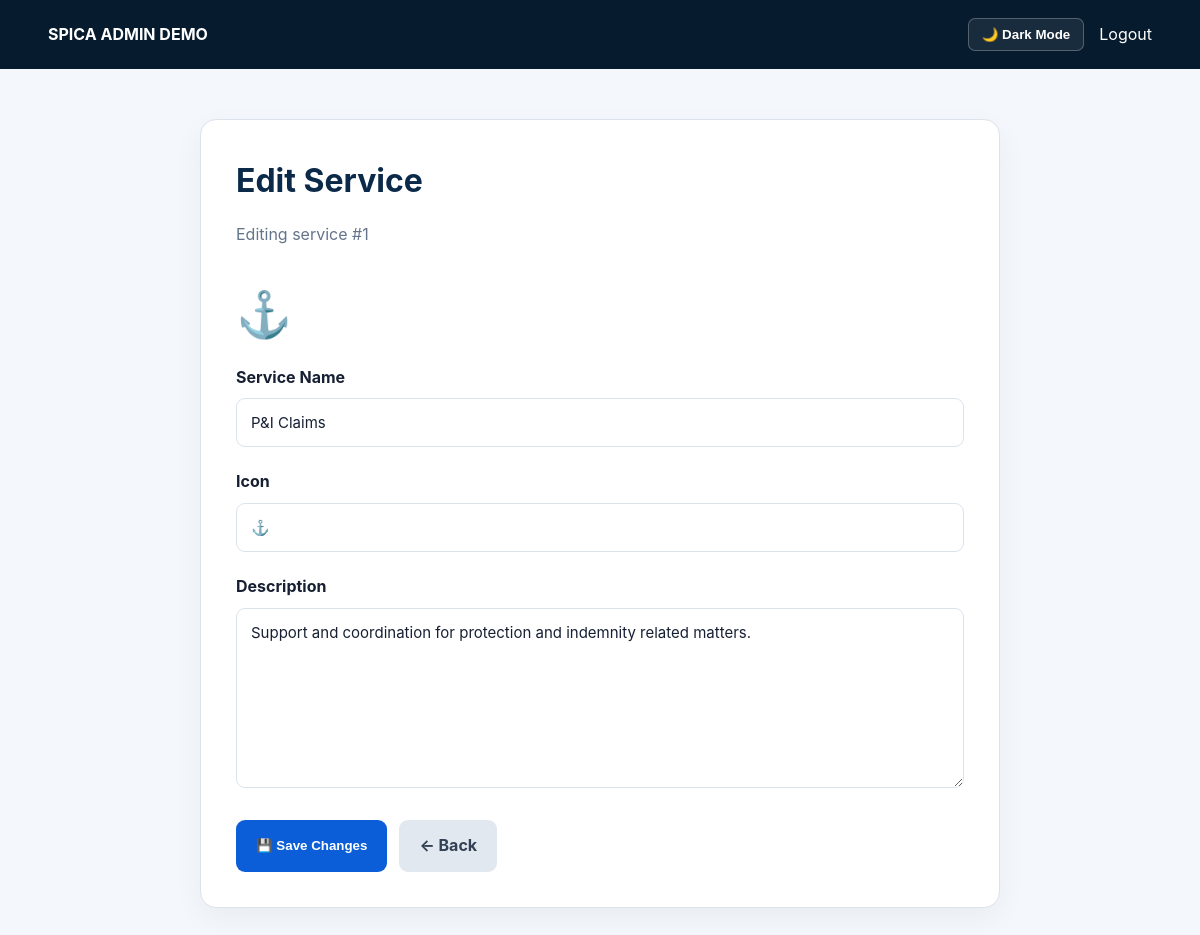
/admin/edit_service.php?id=1 (signed in), run on the app's committed database.
### tables this page shows
CREATE TABLE services (
    id INT AUTO_INCREMENT PRIMARY KEY,
    name VARCHAR(100) NOT NULL,
    icon VARCHAR(20) NOT NULL,
    description TEXT NOT NULL,
    created_at TIMESTAMP DEFAULT CURRENT_TIMESTAMP
);

### admin/edit_service.php (the view, shortened to what this page needs)
<?php
require "../config/database.php";
$id = (int)($_GET["id"] ?? 0);
$stmt = $pdo->prepare("
    SELECT *
    FROM services
    WHERE id = ?
    LIMIT 1
");
$stmt->execute([$id]);
$service = $stmt->fetch();
?>
<!doctype html>
<html lang="id">
<head>
    <link
        rel="stylesheet"
        href="../assets/css/style.css"
    >
</head>
<body class="admin-body">
    <div class="admin-nav">
        <div class="container">
            <b>
                SPICA ADMIN DEMO
            </b>
            <div style="display:flex;align-items:center;gap:15px;">
                <button
                    type="button"
                    class="admin-theme-button"
                >
                </button>
                <a href="logout.php">
                    Logout
                </a>
            </div>
        </div>
    </div>
    <div class="edit-page">
        <div class="edit-card">
            <h1>
                Edit Service
            </h1>
            <p class="subtitle">
                Editing service #<?= (int)$service["id"] ?>
            </p>
            <div class="icon-preview">
                <?= htmlspecialchars($service["icon"]) ?>
            </div>
            <form
                method="POST"
                action="edit_service.php?id=<?= (int)$id ?>"
            >
                <div class="form-group">
                    <label>
                        Service Name
                    </label>
                    <input
                        type="text"
                        name="name"
                        maxlength="100"
                        value="<?= htmlspecialchars($service["name"]) ?>"
                        required
                    >
                </div>
                <div class="form-group">
                    <label>
                        Icon
                    </label>
                    <input
                        type="text"
                        name="icon"
                        maxlength="20"
                        value="<?= htmlspecialchars($service["icon"]) ?>"
                        required
                    >
                </div>
                <div class="form-group">
                    <label>
                        Description
                    </label>
                    <textarea
                        name="description"
                        required
                    ><?= htmlspecialchars($service["description"]) ?></textarea>
                </div>
                <div class="actions">
                    <button
                        type="submit"
                        class="save-btn"
                    >
                        💾 Save Changes
                    </button>
                    <a
                        href="manage_services.php"
                        class="cancel-btn"
                    >
                        ← Back
                    </a>
                </div>
            </form>
        </div>
    </div>
</body>
</html>

### assets/css/style.css (style rules this page uses)
* { box-sizing: border-box; }
:root { --navy: #071a2d; --blue: #0b5ed7; --cyan: #20a4f3; --light: #f4f8fc; --text: #1d2a38; --muted: #6b7785; --white: #fff; --line: #dfe7ef; }
html { scroll-behavior: smooth; }
body { margin: 0; font-family: Inter, Arial, sans-serif; color: var(--text); background: #fff; line-height: 1.6; }
a { text-decoration: none; color: inherit; }
.container { width: min(1120px, 92%); margin: auto; }
.admin-body { background: #f5f7fa; }
.admin-nav { background: var(--navy); color: #fff; padding: 16px 0; }
.admin-nav .container { display: flex; justify-content: space-between; align-items: center; }

### admin/edit_service.php (style rules this page uses)
:root { --admin-bg: #f4f7fb; --admin-card: #ffffff; --admin-text: #172033; --admin-heading: #0b2a4a; --admin-muted: #64748b; --admin-border: #dbe3ec; --admin-input: #ffffff; --admin-shadow: rgba(0, 0, 0, .05); }
body.admin-body { background: var(--admin-bg); color: var(--admin-text); transition: background .2s ease, color .2s ease; }
.admin-nav { background: #061b2e; padding: 18px 0; }
.admin-nav .container { display: flex; justify-content: space-between; align-items: center; }
.admin-nav b { color: white; }
.admin-nav a { color: white; text-decoration: none; }
.admin-theme-button { border: 1px solid rgba(255, 255, 255, .25); background: rgba(255, 255, 255, .08); color: white; padding: 8px 13px; border-radius: 7px; cursor: pointer; font-weight: 600; }
.edit-page { width: min(800px, 92%); margin: 50px auto 80px; }
.edit-card { background: var(--admin-card); padding: 35px; border-radius: 16px; border: 1px solid var(--admin-border); box-shadow: 0 10px 30px var(--admin-shadow); }
.edit-card h1 { margin: 0 0 8px; color: var(--admin-heading); }
.subtitle { color: var(--admin-muted); margin-bottom: 30px; }
.form-group { margin-bottom: 22px; }
.form-group label { display: block; margin-bottom: 8px; font-weight: 700; color: var(--admin-text); }
.form-group input, .form-group textarea { width: 100%; box-sizing: border-box; padding: 14px; border: 1px solid var(--admin-border); border-radius: 9px; font-family: inherit; font-size: 15px; background: var(--admin-input); color: var(--admin-text); }
.form-group input::placeholder, .form-group textarea::placeholder { color: var(--admin-muted); }
.form-group textarea { min-height: 180px; resize: vertical; }
.icon-preview { font-size: 45px; margin-bottom: 15px; }
.actions { display: flex; gap: 12px; margin-top: 25px; }
.save-btn { border: 0; background: #0b5ed7; color: white; padding: 13px 20px; border-radius: 9px; font-weight: 700; cursor: pointer; }
.cancel-btn { display: inline-flex; align-items: center; padding: 13px 20px; border-radius: 9px; background: #e2e8f0; color: #334155; text-decoration: none; font-weight: 700; }

### data on the page
services: id "1", icon "⚓", name "P&I Claims", description "Support and coordination for protection and indemnity related matters."
